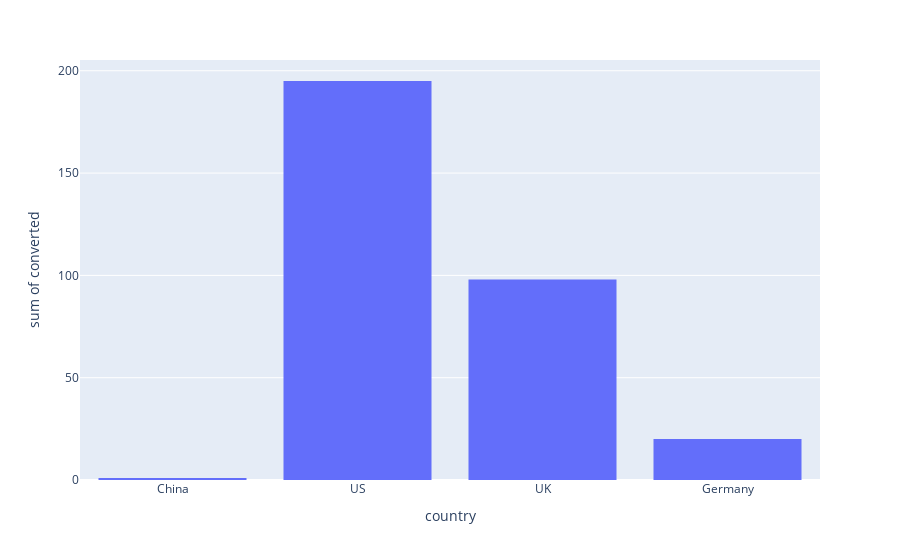
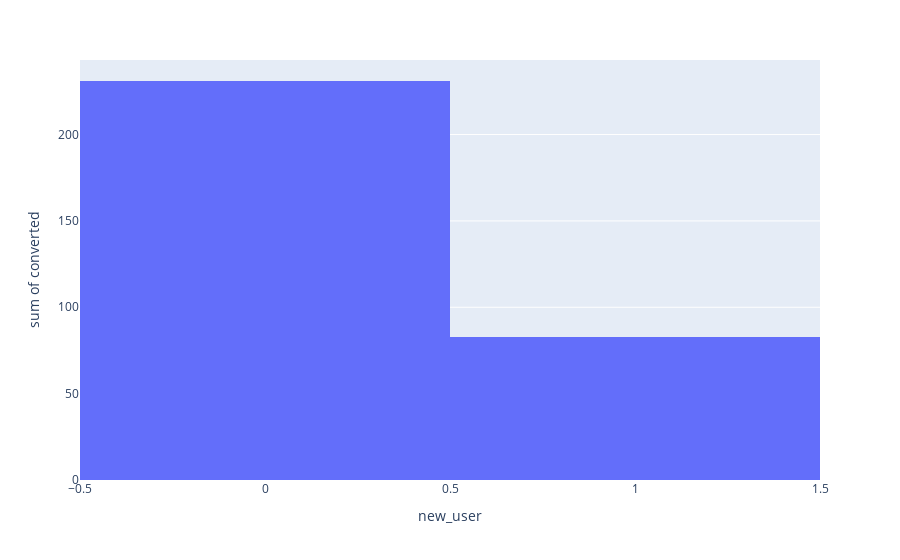

Here is the notebook cell these charts were saved with, in order:
### Markdown cell above
### How do the categorical features distribute

### Code cell
# Histogram of each categorial variable
cat_features = ['country', 'new_user', 'source']
for i in range(len(cat_features)):
    fig = px.histogram(df_sample, x = cat_features[i], y = 'converted')
    fig.show()

### Figure 1 — Plotly figure (JSON) as saved in the notebook; plotly's stock layout.template omitted (floating-point values rounded to 4 significant figures; data arrays with more than 128 entries replaced by an {"elided": "..."} marker saying what was removed)
{"data": [{"alignmentgroup": "True", "bingroup": "x", "histfunc": "sum", "hovertemplate": "country=%{x}<br>sum of converted=%{y}<extra></extra>", "legendgroup": "", "marker": {"color": "#636efa", "pattern": {"shape": ""}}, "name": "", "offsetgroup": "", "orientation": "v", "showlegend": false, "type": "histogram", "x": {"elided": "10000 str values"}, "xaxis": "x", "y": {"elided": "10000 int values"}, "yaxis": "y"}], "layout": {"barmode": "relative", "legend": {"tracegroupgap": 0}, "margin": {"t": 60}, "xaxis": {"anchor": "y", "domain": [0, 1], "title": {"text": "country"}}, "yaxis": {"anchor": "x", "domain": [0, 1], "title": {"text": "sum of converted"}}}}

### Figure 2 — Plotly figure (JSON) as saved in the notebook; plotly's stock layout.template omitted (floating-point values rounded to 4 significant figures; data arrays with more than 128 entries replaced by an {"elided": "..."} marker saying what was removed)
{"data": [{"alignmentgroup": "True", "bingroup": "x", "histfunc": "sum", "hovertemplate": "new_user=%{x}<br>sum of converted=%{y}<extra></extra>", "legendgroup": "", "marker": {"color": "#636efa", "pattern": {"shape": ""}}, "name": "", "offsetgroup": "", "orientation": "v", "showlegend": false, "type": "histogram", "x": {"elided": "10000 int values"}, "xaxis": "x", "y": {"elided": "10000 int values"}, "yaxis": "y"}], "layout": {"barmode": "relative", "legend": {"tracegroupgap": 0}, "margin": {"t": 60}, "xaxis": {"anchor": "y", "domain": [0, 1], "title": {"text": "new_user"}}, "yaxis": {"anchor": "x", "domain": [0, 1], "title": {"text": "sum of converted"}}}}
